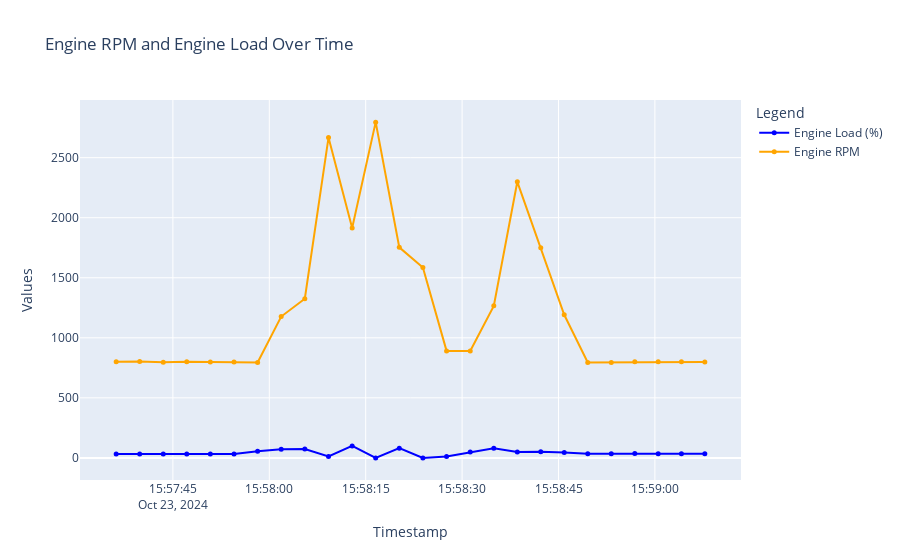

The notebook cell this image was saved under:
### Code cell
fig = go.Figure()
fig.add_trace(go.Scatter(
    x=df['timestamp'],
    y=df['Engine Load'],
    mode='lines+markers',
    name='Engine Load (%)',
    line=dict(color='blue', width=2),
    marker=dict(size=5, symbol='circle'),
))
fig.add_trace(go.Scatter(
    x=df['timestamp'],
    y=df['Engine RPM'],
    mode='lines+markers',
    name='Engine RPM',
    line=dict(color='orange', width=2),
    marker=dict(size=5, symbol='circle'),
))
fig.update_layout(
    title='Engine RPM and Engine Load Over Time',
    xaxis_title='Timestamp',
    yaxis_title='Values',
    legend_title='Legend',
    xaxis=dict(showgrid=True),
    yaxis=dict(showgrid=True),
    hovermode='x unified'
)
fig.show()

### Figure 1 — Plotly figure (JSON) as saved in the notebook; plotly's stock layout.template omitted (floating-point values rounded to 4 significant figures)
{"data": [{"line": {"color": "blue", "width": 2}, "marker": {"size": 5, "symbol": "circle"}, "mode": "lines+markers", "name": "Engine Load (%)", "type": "scatter", "x": ["2024-10-23T15:57:36.173000", "2024-10-23T15:57:39.834000", "2024-10-23T15:57:43.500000", "2024-10-23T15:57:47.154000", "2024-10-23T15:57:50.826000", "2024-10-23T15:57:54.511000", "2024-10-23T15:57:58.181000", "2024-10-23T15:58:01.851000", "2024-10-23T15:58:05.527000", "2024-10-23T15:58:09.212000", "2024-10-23T15:58:12.892000", "2024-10-23T15:58:16.553000", "2024-10-23T15:58:20.227000", "2024-10-23T15:58:23.898000", "2024-10-23T15:58:27.583000", "2024-10-23T15:58:31.265000", "2024-10-23T15:58:34.932000", "2024-10-23T15:58:38.592000", "2024-10-23T15:58:42.238000", "2024-10-23T15:58:45.889000", "2024-10-23T15:58:49.553000", "2024-10-23T15:58:53.212000", "2024-10-23T15:58:56.872000", "2024-10-23T15:59:00.512000", "2024-10-23T15:59:04.128000", "2024-10-23T15:59:07.768000"], "y": [31.4, 31.8, 32.2, 31.8, 31.8, 31.4, 55.3, 71, 73.3, 11.4, 99.6, 0, 80.8, 0, 12.2, 48.2, 79.6, 49.4, 50.6, 44.3, 34.1, 34.9, 35.7, 34.9, 34.5, 34.5]}, {"line": {"color": "orange", "width": 2}, "marker": {"size": 5, "symbol": "circle"}, "mode": "lines+markers", "name": "Engine RPM", "type": "scatter", "x": ["2024-10-23T15:57:36.173000", "2024-10-23T15:57:39.834000", "2024-10-23T15:57:43.500000", "2024-10-23T15:57:47.154000", "2024-10-23T15:57:50.826000", "2024-10-23T15:57:54.511000", "2024-10-23T15:57:58.181000", "2024-10-23T15:58:01.851000", "2024-10-23T15:58:05.527000", "2024-10-23T15:58:09.212000", "2024-10-23T15:58:12.892000", "2024-10-23T15:58:16.553000", "2024-10-23T15:58:20.227000", "2024-10-23T15:58:23.898000", "2024-10-23T15:58:27.583000", "2024-10-23T15:58:31.265000", "2024-10-23T15:58:34.932000", "2024-10-23T15:58:38.592000", "2024-10-23T15:58:42.238000", "2024-10-23T15:58:45.889000", "2024-10-23T15:58:49.553000", "2024-10-23T15:58:53.212000", "2024-10-23T15:58:56.872000", "2024-10-23T15:59:00.512000", "2024-10-23T15:59:04.128000", "2024-10-23T15:59:07.768000"], "y": [800, 802, 796, 801, 798, 798, 794, 1177, 1325, 2667, 1914, 2796, 1753, 1585, 891, 891, 1266, 2299, 1749, 1192, 795, 795, 800, 800, 800, 799]}], "layout": {"autosize": true, "hovermode": "x unified", "legend": {"title": {"text": "Legend"}}, "title": {"text": "Engine RPM and Engine Load Over Time"}, "xaxis": {"autorange": true, "range": ["2024-10-23 15:57:30.6627", "2024-10-23 15:59:13.2783"], "showgrid": true, "title": {"text": "Timestamp"}, "type": "date"}, "yaxis": {"autorange": true, "range": [-217.7, 3014.0], "showgrid": true, "title": {"text": "Values"}, "type": "linear"}}}
